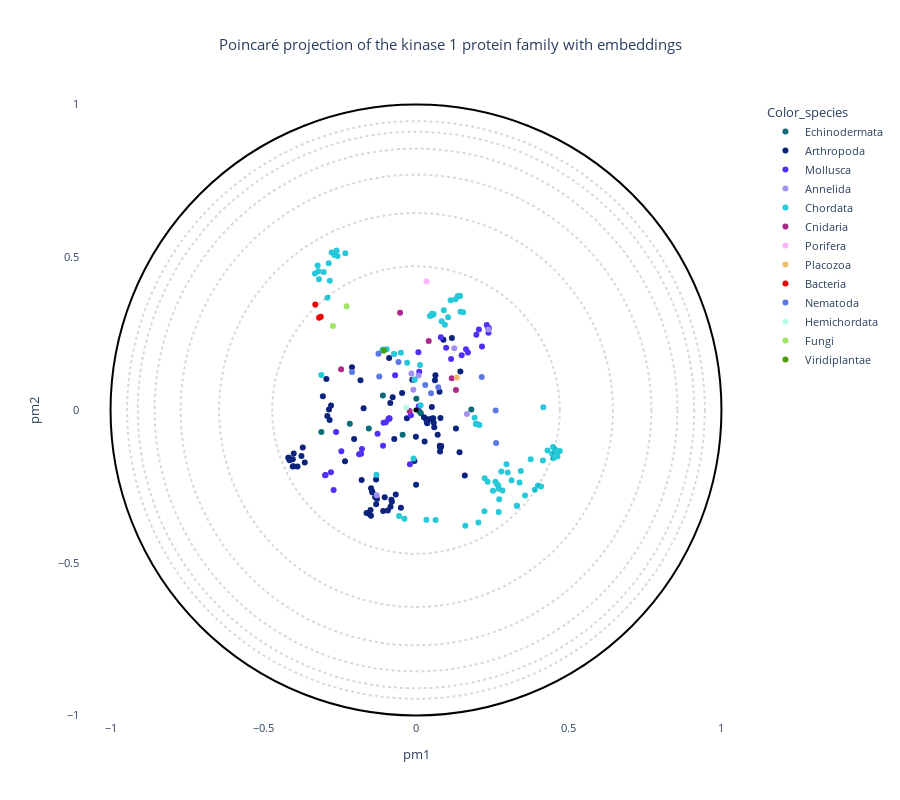

The cell this chart's notebook holds for it:
### Code cell
# OPTIONS =================================================
#Here you can set different parameters to color & annotate the resulting projection:
if embed :
    title = "Poincaré projection of globins colored according family name with embeddings"  
else :
    title = "Poincaré projection of globins colored according family name without embeddings" 
#----------------------------------------------------------
# Select the coloring from annotation .csv file:
labels_name = "Color_species"
# Select classes to label among the "labels_name" or "second_labels_name" column (comma separated list):
second_labels_name = ""
labels_text = []
show_text = False
#----------------------------------------------------------
# Use a custom color palette:
color_palette = globin_palette #Default: None
use_custom_palette = True
#==========================================================


#Check projection visualization parameters
#Labels name
if labels_name == "":
    labels_name = None
elif labels_name not in annotation_names:
    raise NameError(f"labels_name {labels_name} is not in the availables annotations.\nAvailables annotations: {annotation_names}")
#Second labels name
if second_labels_name == "":
    second_labels_name = None
elif second_labels_name not in annotation_names:
    raise NameError(f'"second_labels_name" {second_labels_name} is not in the availables annotations.\nAvailables annotations: {annotation_names}')

if not use_custom_palette:
    color_palette = None

#Plot graph
fig = plot_embedding_interactive(df_embedding, 
                                 labels_name = labels_name,
                                 second_labels_name = second_labels_name, 
                                 show_text = show_text,
                                 labels_text = labels_text,
                                 color_palette = color_palette, 
                                 title = title, 
                                 fontsize = 11)
fig.show()

### Figure 1 — Plotly figure (JSON) as saved in the notebook; plotly's stock layout.template omitted (floating-point values rounded to 4 significant figures; data arrays with more than 128 entries replaced by an {"elided": "..."} marker saying what was removed)
{"data": [{"customdata": {"elided": "10x17 mixed values"}, "hovertemplate": "<b>%{hovertext}</b><br><br>Color_species=%{customdata[10]}<br>pm1=%{x}<br>pm2=%{y}<br>proteins_id=%{customdata[0]}<br>tree1=%{customdata[1]}<br>tree2=%{customdata[2]}<br>tree3=%{customdata[3]}<br>tree4=%{customdata[4]}<br>full_name=%{customdata[5]}<br>short_name=%{customdata[6]}<br>full_species=%{customdata[7]}<br>short_species=%{customdata[8]}<br>evo_distance=%{customdata[9]}<br>Domain=%{customdata[11]}<br>Kingdom=%{customdata[12]}<br>Phylum=%{customdata[13]}<br>Subphylum=%{customdata[14]}<br>Class=%{customdata[15]}<br>Genus=%{customdata[16]}<extra></extra>", "hovertext": ["Echinodermata", "Echinodermata", "Echinodermata", "Echinodermata", "Echinodermata", "Echinodermata", "Echinodermata", "Echinodermata", "Echinodermata", "Echinodermata"], "legendgroup": "Echinodermata", "marker": {"color": "#086b75", "symbol": "circle"}, "mode": "markers", "name": "Echinodermata", "orientation": "v", "showlegend": true, "type": "scatter", "x": [-0.04379, 0.1811, -0.2167, -0.1545, -0.3098, 0.00121, 0.0159, 0.03156, 0.01188, -0.1084], "xaxis": "x", "y": [-0.08141, 0.001698, -0.04535, -0.06017, -0.07217, 0.03708, -0.01034, -0.02766, -0.005545, 0.04753], "yaxis": "y"}, {"customdata": {"elided": "84x17 mixed values"}, "hovertemplate": "<b>%{hovertext}</b><br><br>Color_species=%{customdata[10]}<br>pm1=%{x}<br>pm2=%{y}<br>proteins_id=%{customdata[0]}<br>tree1=%{customdata[1]}<br>tree2=%{customdata[2]}<br>tree3=%{customdata[3]}<br>tree4=%{customdata[4]}<br>full_name=%{customdata[5]}<br>short_name=%{customdata[6]}<br>full_species=%{customdata[7]}<br>short_species=%{customdata[8]}<br>evo_distance=%{customdata[9]}<br>Domain=%{customdata[11]}<br>Kingdom=%{customdata[12]}<br>Phylum=%{customdata[13]}<br>Subphylum=%{customdata[14]}<br>Class=%{customdata[15]}<br>Genus=%{customdata[16]}<extra></extra>", "hovertext": ["Arthropoda", "Arthropoda", "Arthropoda", "Arthropoda", "Arthropoda", "Arthropoda", "Arthropoda", "Arthropoda", "Arthropoda", "Arthropoda", "Arthropoda", "Arthropoda", "Arthropoda", "Arthropoda", "Arthropoda", "Arthropoda", "Arthropoda", "Arthropoda", "Arthropoda", "Arthropoda", "Arthropoda", "Arthropoda", "Arthropoda", "Arthropoda", "Arthropoda", "Arthropoda", "Arthropoda", "Arthropoda", "Arthropoda", "Arthropoda", "Arthropoda", "Arthropoda", "Arthropoda", "Arthropoda", "Arthropoda", "Arthropoda", "Arthropoda", "Arthropoda", "Arthropoda", "Arthropoda", "Arthropoda", "Arthropoda", "Arthropoda", "Arthropoda", "Arthropoda", "Arthropoda", "Arthropoda", "Arthropoda", "Arthropoda", "Arthropoda", "Arthropoda", "Arthropoda", "Arthropoda", "Arthropoda", "Arthropoda", "Arthropoda", "Arthropoda", "Arthropoda", "Arthropoda", "Arthropoda", "Arthropoda", "Arthropoda", "Arthropoda", "Arthropoda", "Arthropoda", "Arthropoda", "Arthropoda", "Arthropoda", "Arthropoda", "Arthropoda", "Arthropoda", "Arthropoda", "Arthropoda", "Arthropoda", "Arthropoda", "Arthropoda", "Arthropoda", "Arthropoda", "Arthropoda", "Arthropoda", "Arthropoda", "Arthropoda", "Arthropoda", "Arthropoda"], "legendgroup": "Arthropoda", "marker": {"color": "#0b237c", "symbol": "circle"}, "mode": "markers", "name": "Arthropoda", "orientation": "v", "showlegend": true, "type": "scatter", "x": [0.05807, 0.08007, 0.05611, 0.02605, 0.04354, -0.02971, 0.08259, 0.07096, 0.03666, -0.0004851, 0.000214, 0.07964, -0.1715, 0.02822, 0.1597, 0.07986, 0.08057, 0.07858, 0.07907, 0.06202, 0.1453, 0.07696, -0.2026, -0.07111, 0.1426, 0.05332, -0.1307, -0.3707, -0.375, -0.4002, -0.3642, -0.4033, -0.4034, -0.3879, -0.4011, -0.4176, -0.4173, -0.4138, 0.08975, 0.05986, -0.2782, -0.2903, -0.2828, 0.1174, -0.1304, -0.08048, -0.1074, -0.06622, 0.05185, -0.1472, -0.08344, -0.07901, -0.2324, 0.07782, 0.1307, -0.2849, -0.1024, -0.1619, -0.1526, -0.1474, -0.1489, -0.134, -0.1433, -0.1432, -0.01213, -0.0494, -0.09219, -0.1279, 0.0398, 0.03663, 0.03575, 0.03548, 0.03573, -0.2935, -0.07641, -0.04554, -0.08789, -0.1817, -0.005193, -0.08419, -0.3048, 0.06356, -0.2097, -0.178], "xaxis": "x", "y": [-0.04203, -0.02646, -0.02697, -0.02404, -0.03056, -0.02706, -0.1176, -0.0811, -0.04338, -0.08786, -0.2449, -0.1209, 0.005909, -0.1032, -0.2141, -0.1175, -0.1232, -0.1357, -0.12, 0.097, 0.1262, 0.05983, -0.0952, -0.09459, -0.1384, -0.02749, -0.2276, -0.1229, -0.1504, -0.1426, -0.172, -0.1609, -0.1848, -0.1851, -0.1845, -0.1564, -0.1559, -0.1648, 0.2298, -0.05623, 0.01511, -0.01924, -0.03269, 0.2354, -0.3086, -0.2942, -0.3306, -0.2769, 0.009435, -0.256, -0.3165, -0.3, -0.1678, -0.1171, -0.06035, 0.001972, -0.2854, -0.3368, -0.3402, -0.3466, -0.3272, -0.2851, -0.2666, -0.269, 0.09918, -0.3198, -0.3294, -0.2913, -0.03257, -0.03814, -0.039, -0.03759, -0.03767, 0.1014, 0.04207, 0.056, 0.1705, 0.09705, -0.1673, 0.02252, 0.045, 0.1141, 0.1399, -0.2289], "yaxis": "y"}, {"customdata": {"elided": "36x17 mixed values"}, "hovertemplate": "<b>%{hovertext}</b><br><br>Color_species=%{customdata[10]}<br>pm1=%{x}<br>pm2=%{y}<br>proteins_id=%{customdata[0]}<br>tree1=%{customdata[1]}<br>tree2=%{customdata[2]}<br>tree3=%{customdata[3]}<br>tree4=%{customdata[4]}<br>full_name=%{customdata[5]}<br>short_name=%{customdata[6]}<br>full_species=%{customdata[7]}<br>short_species=%{customdata[8]}<br>evo_distance=%{customdata[9]}<br>Domain=%{customdata[11]}<br>Kingdom=%{customdata[12]}<br>Phylum=%{customdata[13]}<br>Subphylum=%{customdata[14]}<br>Class=%{customdata[15]}<br>Genus=%{customdata[16]}<extra></extra>", "hovertext": ["Mollusca", "Mollusca", "Mollusca", "Mollusca", "Mollusca", "Mollusca", "Mollusca", "Mollusca", "Mollusca", "Mollusca", "Mollusca", "Mollusca", "Mollusca", "Mollusca", "Mollusca", "Mollusca", "Mollusca", "Mollusca", "Mollusca", "Mollusca", "Mollusca", "Mollusca", "Mollusca", "Mollusca", "Mollusca", "Mollusca", "Mollusca", "Mollusca", "Mollusca", "Mollusca", "Mollusca", "Mollusca", "Mollusca", "Mollusca", "Mollusca", "Mollusca"], "legendgroup": "Mollusca", "marker": {"color": "#512ff8", "symbol": "circle"}, "mode": "markers", "name": "Mollusca", "orientation": "v", "showlegend": true, "type": "scatter", "x": [0.008904, -0.01663, 0.1975, 0.2381, 0.2315, 0.2373, 0.2373, -0.08968, -0.01999, -0.09872, -0.08658, -0.0893, -0.06836, 0.2059, 0.09868, -0.1797, -0.1079, -0.1259, -0.1769, 0.17, 0.1637, 0.01052, -0.1863, -0.2616, 0.1496, 0.08123, 0.007817, 0.1149, 0.216, -0.1061, -0.08747, -0.2959, -0.2444, -0.2784, -0.2696, -0.2977], "xaxis": "x", "y": [0.01265, -0.01724, 0.246, 0.2682, 0.2784, 0.2526, 0.2676, -0.02856, -0.1774, -0.04043, -0.02742, -0.02978, 0.1139, 0.2635, 0.2035, -0.1435, -0.1172, -0.07792, -0.1277, 0.1885, 0.1992, 0.1253, -0.145, -0.07166, 0.1793, 0.2384, 0.1888, 0.1672, 0.2075, -0.04145, -0.0272, -0.2127, -0.1352, -0.2037, -0.2615, -0.2135], "yaxis": "y"}, {"customdata": {"elided": "9x17 mixed values"}, "hovertemplate": "<b>%{hovertext}</b><br><br>Color_species=%{customdata[10]}<br>pm1=%{x}<br>pm2=%{y}<br>proteins_id=%{customdata[0]}<br>tree1=%{customdata[1]}<br>tree2=%{customdata[2]}<br>tree3=%{customdata[3]}<br>tree4=%{customdata[4]}<br>full_name=%{customdata[5]}<br>short_name=%{customdata[6]}<br>full_species=%{customdata[7]}<br>short_species=%{customdata[8]}<br>evo_distance=%{customdata[9]}<br>Domain=%{customdata[11]}<br>Kingdom=%{customdata[12]}<br>Phylum=%{customdata[13]}<br>Subphylum=%{customdata[14]}<br>Class=%{customdata[15]}<br>Genus=%{customdata[16]}<extra></extra>", "hovertext": ["Annelida", "Annelida", "Annelida", "Annelida", "Annelida", "Annelida", "Annelida", "Annelida", "Annelida"], "legendgroup": "Annelida", "marker": {"color": "#a191f3", "symbol": "circle"}, "mode": "markers", "name": "Annelida", "orientation": "v", "showlegend": true, "type": "scatter", "x": [-0.008707, -0.01498, 0.008478, -0.07234, 0.1667, 0.2373, -0.1287, 0.1255, -0.005191], "xaxis": "x", "y": [0.06658, 0.1194, 0.1127, 0.1837, -0.0134, 0.2639, -0.2793, 0.2021, 0.09968], "yaxis": "y"}, {"customdata": {"elided": "88x17 mixed values"}, "hovertemplate": "<b>%{hovertext}</b><br><br>Color_species=%{customdata[10]}<br>pm1=%{x}<br>pm2=%{y}<br>proteins_id=%{customdata[0]}<br>tree1=%{customdata[1]}<br>tree2=%{customdata[2]}<br>tree3=%{customdata[3]}<br>tree4=%{customdata[4]}<br>full_name=%{customdata[5]}<br>short_name=%{customdata[6]}<br>full_species=%{customdata[7]}<br>short_species=%{customdata[8]}<br>evo_distance=%{customdata[9]}<br>Domain=%{customdata[11]}<br>Kingdom=%{customdata[12]}<br>Phylum=%{customdata[13]}<br>Subphylum=%{customdata[14]}<br>Class=%{customdata[15]}<br>Genus=%{customdata[16]}<extra></extra>", "hovertext": ["Chordata", "Chordata", "Chordata", "Chordata", "Chordata", "Chordata", "Chordata", "Chordata", "Chordata", "Chordata", "Chordata", "Chordata", "Chordata", "Chordata", "Chordata", "Chordata", "Chordata", "Chordata", "Chordata", "Chordata", "Chordata", "Chordata", "Chordata", "Chordata", "Chordata", "Chordata", "Chordata", "Chordata", "Chordata", "Chordata", "Chordata", "Chordata", "Chordata", "Chordata", "Chordata", "Chordata", "Chordata", "Chordata", "Chordata", "Chordata", "Chordata", "Chordata", "Chordata", "Chordata", "Chordata", "Chordata", "Chordata", "Chordata", "Chordata", "Chordata", "Chordata", "Chordata", "Chordata", "Chordata", "Chordata", "Chordata", "Chordata", "Chordata", "Chordata", "Chordata", "Chordata", "Chordata", "Chordata", "Chordata", "Chordata", "Chordata", "Chordata", "Chordata", "Chordata", "Chordata", "Chordata", "Chordata", "Chordata", "Chordata", "Chordata", "Chordata", "Chordata", "Chordata", "Chordata", "Chordata", "Chordata", "Chordata", "Chordata", "Chordata", "Chordata", "Chordata", "Chordata", "Chordata"], "legendgroup": "Chordata", "marker": {"color": "#26c9d9", "symbol": "circle"}, "mode": "markers", "name": "Chordata", "orientation": "v", "showlegend": true, "type": "scatter", "x": [-0.2315, -0.04936, 0.01502, 0.3993, 0.4456, 0.4483, 0.2654, -0.1295, 0.389, 0.26, 0.3569, 0.2249, 0.2344, 0.4551, 0.4168, 0.2706, 0.2695, 0.4629, 0.3001, 0.4094, 0.4641, 0.3432, 0.4306, 0.2832, 0.4496, 0.3128, 0.4156, 0.2241, 0.2962, 0.2791, 0.3755, 0.339, 0.2003, 0.105, 0.08401, 0.05249, 0.1457, 0.05442, 0.1542, 0.091, 0.1429, 0.04585, 0.1293, 0.144, 0.09466, 0.1367, -0.02914, 0.05755, 0.1133, -0.1067, -0.1101, -0.1057, -0.09594, -0.1087, -0.1063, 0.0641, 0.03408, -0.03791, -0.05553, 0.1614, 0.2043, 0.3303, 0.1959, 0.1982, 0.1918, 0.2076, -0.008188, 0.4707, 0.01301, -0.00446, 0.2707, -0.2898, -0.3196, -0.2669, -0.322, -0.2763, -0.2601, -0.3308, -0.2571, -0.2823, -0.2858, -0.3021, -0.3176, 0.3301, 0.2522, 0.2725, -0.3101, -0.07121], "xaxis": "x", "y": [0.5128, 0.1876, 0.01549, -0.2472, -0.143, -0.1209, -0.2427, -0.2124, -0.2608, -0.235, -0.2803, -0.2231, -0.2349, -0.1296, 0.008707, -0.2575, -0.2481, -0.1525, -0.2049, -0.2504, -0.1377, -0.2, -0.1328, -0.2634, -0.1578, -0.2301, -0.1656, -0.3317, -0.1777, -0.2015, -0.1612, -0.2374, -0.04618, 0.3038, 0.2903, 0.3154, 0.3213, 0.3113, 0.3202, 0.3267, 0.3729, 0.3081, 0.3627, 0.3735, 0.2789, 0.3734, 0.1551, 0.3141, 0.3589, 0.1964, 0.1948, 0.1956, 0.1989, 0.1982, 0.1965, -0.3602, -0.3595, -0.3557, -0.3467, -0.3791, -0.3683, -0.3135, -0.04604, -0.04495, -0.02534, -0.04875, -0.1589, -0.1344, 0.1475, 0.09901, -0.3337, 0.3673, 0.4545, 0.5078, 0.4727, 0.5156, 0.5223, 0.4466, 0.5038, 0.4235, 0.4806, 0.4515, 0.4279, -0.3132, -0.264, -0.2918, 0.1142, 0.1832], "yaxis": "y"}, {"customdata": [[18, -1, -1, 8, 4, "Predicted protein", "Predicted", "Nematostella vectensis", "Nematostella", 2.434, "Cnidaria", "Eukaryota", "Metazoa", "Cnidaria", "Other", "Other", "Other"], [82, -1, 15, 7, 4, "Predicted protein", "Predicted", "Nematostella vectensis", "Nematostella", 3.063, "Cnidaria", "Eukaryota", "Metazoa", "Cnidaria", "Other", "Other", "Other"], [83, 20, 15, 7, 4, "Predicted protein", "Predicted", "Nematostella vectensis", "Nematostella", 2.696, "Cnidaria", "Eukaryota", "Metazoa", "Cnidaria", "Other", "Other", "Other"], [84, -1, 15, 7, 4, "Predicted protein", "Predicted", "Nematostella vectensis", "Nematostella", 2.747, "Cnidaria", "Eukaryota", "Metazoa", "Cnidaria", "Other", "Other", "Other"], [85, 20, 15, 7, 4, "Predicted protein", "Predicted", "Nematostella vectensis", "Nematostella", 2.467, "Cnidaria", "Eukaryota", "Metazoa", "Cnidaria", "Other", "Other", "Other"], [208, -1, -1, -1, 3, "Predicted protein", "Predicted", "Nematostella vectensis", "Nematostella", 3.137, "Cnidaria", "Eukaryota", "Metazoa", "Cnidaria", "Other", "Other", "Other"]], "hovertemplate": "<b>%{hovertext}</b><br><br>Color_species=%{customdata[10]}<br>pm1=%{x}<br>pm2=%{y}<br>proteins_id=%{customdata[0]}<br>tree1=%{customdata[1]}<br>tree2=%{customdata[2]}<br>tree3=%{customdata[3]}<br>tree4=%{customdata[4]}<br>full_name=%{customdata[5]}<br>short_name=%{customdata[6]}<br>full_species=%{customdata[7]}<br>short_species=%{customdata[8]}<br>evo_distance=%{customdata[9]}<br>Domain=%{customdata[11]}<br>Kingdom=%{customdata[12]}<br>Phylum=%{customdata[13]}<br>Subphylum=%{customdata[14]}<br>Class=%{customdata[15]}<br>Genus=%{customdata[16]}<extra></extra>", "hovertext": ["Cnidaria", "Cnidaria", "Cnidaria", "Cnidaria", "Cnidaria", "Cnidaria"], "legendgroup": "Cnidaria", "marker": {"color": "#ad288b", "symbol": "circle"}, "mode": "markers", "name": "Cnidaria", "orientation": "v", "showlegend": true, "type": "scatter", "x": [0.04166, -0.02101, -0.2452, 0.1172, 0.1307, -0.05222], "xaxis": "x", "y": [0.2261, -0.003519, 0.1334, 0.1041, 0.06563, 0.3183], "yaxis": "y"}, {"customdata": [[37, -1, -1, 9, 3, "Uncharacterized protein", "Uncharacterized", "Amphimedon queenslandica", "Amphimedon", 2.522, "Porifera", "Eukaryota", "Metazoa", "Porifera", "Other", "Other", "Other"]], "hovertemplate": "<b>%{hovertext}</b><br><br>Color_species=%{customdata[10]}<br>pm1=%{x}<br>pm2=%{y}<br>proteins_id=%{customdata[0]}<br>tree1=%{customdata[1]}<br>tree2=%{customdata[2]}<br>tree3=%{customdata[3]}<br>tree4=%{customdata[4]}<br>full_name=%{customdata[5]}<br>short_name=%{customdata[6]}<br>full_species=%{customdata[7]}<br>short_species=%{customdata[8]}<br>evo_distance=%{customdata[9]}<br>Domain=%{customdata[11]}<br>Kingdom=%{customdata[12]}<br>Phylum=%{customdata[13]}<br>Subphylum=%{customdata[14]}<br>Class=%{customdata[15]}<br>Genus=%{customdata[16]}<extra></extra>", "hovertext": ["Porifera"], "legendgroup": "Porifera", "marker": {"color": "#fdb7fd", "symbol": "circle"}, "mode": "markers", "name": "Porifera", "orientation": "v", "showlegend": true, "type": "scatter", "x": [0.03446], "xaxis": "x", "y": [0.4208], "yaxis": "y"}, {"customdata": [[78, -1, -1, 20, 7, "Putative uncharacterized protein", "Putative", "Trichoplax adhaerens", "Trichoplax", 2.316, "Placozoa", "Eukaryota", "Metazoa", "Other", "Other", "Other", "Other"]], "hovertemplate": "<b>%{hovertext}</b><br><br>Color_species=%{customdata[10]}<br>pm1=%{x}<br>pm2=%{y}<br>proteins_id=%{customdata[0]}<br>tree1=%{customdata[1]}<br>tree2=%{customdata[2]}<br>tree3=%{customdata[3]}<br>tree4=%{customdata[4]}<br>full_name=%{customdata[5]}<br>short_name=%{customdata[6]}<br>full_species=%{customdata[7]}<br>short_species=%{customdata[8]}<br>evo_distance=%{customdata[9]}<br>Domain=%{customdata[11]}<br>Kingdom=%{customdata[12]}<br>Phylum=%{customdata[13]}<br>Subphylum=%{customdata[14]}<br>Class=%{customdata[15]}<br>Genus=%{customdata[16]}<extra></extra>", "hovertext": ["Placozoa"], "legendgroup": "Placozoa", "marker": {"color": "#e9bd6b", "symbol": "circle"}, "mode": "markers", "name": "Placozoa", "orientation": "v", "showlegend": true, "type": "scatter", "x": [0.1337], "xaxis": "x", "y": [0.1061], "yaxis": "y"}, {"customdata": [[79, -1, -1, 6, 3, "Globin", "Globin", "Gemmatirosa kalamazoonesis", "Gemmatirosa", 2.905, "Bacteria", "Bacteria", "Bacteria", "Other", "Other", "Other", "Other"], [80, -1, 9, 6, 3, "Globin", "Globin", "Gemmatirosa kalamazoonesis", "Gemmatirosa", 3.007, "Bacteria", "Bacteria", "Bacteria", "Other", "Other", "Other", "Other"], [81, -1, 9, 6, 3, "Hemin receptor", "Hemin", "Halothiobacillus sp.", "Halothiobacillus", 2.535, "Bacteria", "Bacteria", "Bacteria", "Proteobacteria", "Other", "Gammaproteobacteria", "Other"]], "hovertemplate": "<b>%{hovertext}</b><br><br>Color_species=%{customdata[10]}<br>pm1=%{x}<br>pm2=%{y}<br>proteins_id=%{customdata[0]}<br>tree1=%{customdata[1]}<br>tree2=%{customdata[2]}<br>tree3=%{customdata[3]}<br>tree4=%{customdata[4]}<br>full_name=%{customdata[5]}<br>short_name=%{customdata[6]}<br>full_species=%{customdata[7]}<br>short_species=%{customdata[8]}<br>evo_distance=%{customdata[9]}<br>Domain=%{customdata[11]}<br>Kingdom=%{customdata[12]}<br>Phylum=%{customdata[13]}<br>Subphylum=%{customdata[14]}<br>Class=%{customdata[15]}<br>Genus=%{customdata[16]}<extra></extra>", "hovertext": ["Bacteria", "Bacteria", "Bacteria"], "legendgroup": "Bacteria", "marker": {"color": "#f10000", "symbol": "circle"}, "mode": "markers", "name": "Bacteria", "orientation": "v", "showlegend": true, "type": "scatter", "x": [-0.3174, -0.3296, -0.3119], "xaxis": "x", "y": [0.302, 0.3456, 0.3056], "yaxis": "y"}, {"customdata": {"elided": "10x17 mixed values"}, "hovertemplate": "<b>%{hovertext}</b><br><br>Color_species=%{customdata[10]}<br>pm1=%{x}<br>pm2=%{y}<br>proteins_id=%{customdata[0]}<br>tree1=%{customdata[1]}<br>tree2=%{customdata[2]}<br>tree3=%{customdata[3]}<br>tree4=%{customdata[4]}<br>full_name=%{customdata[5]}<br>short_name=%{customdata[6]}<br>full_species=%{customdata[7]}<br>short_species=%{customdata[8]}<br>evo_distance=%{customdata[9]}<br>Domain=%{customdata[11]}<br>Kingdom=%{customdata[12]}<br>Phylum=%{customdata[13]}<br>Subphylum=%{customdata[14]}<br>Class=%{customdata[15]}<br>Genus=%{customdata[16]}<extra></extra>", "hovertext": ["Nematoda", "Nematoda", "Nematoda", "Nematoda", "Nematoda", "Nematoda", "Nematoda", "Nematoda", "Nematoda", "Nematoda"], "legendgroup": "Nematoda", "marker": {"color": "#5d78e3", "symbol": "circle"}, "mode": "markers", "name": "Nematoda", "orientation": "v", "showlegend": true, "type": "scatter", "x": [0.04919, 0.03023, 0.07279, -0.1203, 0.2608, 0.2622, -0.0574, 0.2152, -0.1229, -0.2096], "xaxis": "x", "y": [0.05478, 0.08219, 0.07453, 0.1094, -0.001605, -0.1077, 0.1574, 0.1084, 0.1845, 0.1248], "yaxis": "y"}, {"customdata": [[203, -1, -1, 14, 6, "Neuroglobin like protein", "Neuroglobin", "Saccoglossus kowalevskii", "Saccoglossus", 2.36, "Hemichordata", "Eukaryota", "Metazoa", "Hemichordata", "Other", "Other", "Other"]], "hovertemplate": "<b>%{hovertext}</b><br><br>Color_species=%{customdata[10]}<br>pm1=%{x}<br>pm2=%{y}<br>proteins_id=%{customdata[0]}<br>tree1=%{customdata[1]}<br>tree2=%{customdata[2]}<br>tree3=%{customdata[3]}<br>tree4=%{customdata[4]}<br>full_name=%{customdata[5]}<br>short_name=%{customdata[6]}<br>full_species=%{customdata[7]}<br>short_species=%{customdata[8]}<br>evo_distance=%{customdata[9]}<br>Domain=%{customdata[11]}<br>Kingdom=%{customdata[12]}<br>Phylum=%{customdata[13]}<br>Subphylum=%{customdata[14]}<br>Class=%{customdata[15]}<br>Genus=%{customdata[16]}<extra></extra>", "hovertext": ["Hemichordata"], "legendgroup": "Hemichordata", "marker": {"color": "#b0ffe8", "symbol": "circle"}, "mode": "markers", "name": "Hemichordata", "orientation": "v", "showlegend": true, "type": "scatter", "x": [-0.03221], "xaxis": "x", "y": [0.008025], "yaxis": "y"}, {"customdata": [[210, 15, 8, 6, 3, "ARAD1D45562p", "ARAD1D45562p", "Blastobotrys adeninivorans", "Blastobotrys", 3.652, "Fungi", "Eukaryota", "Fungi", "Ascomycota", "Other", "Other", "Other"], [234, 15, 8, 6, 3, "CYFA0S05e02454g1_1", "CYFA0S05e02454g1_1", "Cyberlindnera fabianii", "Cyberlindnera", 4.119, "Fungi", "Eukaryota", "Fungi", "Ascomycota", "Other", "Other", "Other"]], "hovertemplate": "<b>%{hovertext}</b><br><br>Color_species=%{customdata[10]}<br>pm1=%{x}<br>pm2=%{y}<br>proteins_id=%{customdata[0]}<br>tree1=%{customdata[1]}<br>tree2=%{customdata[2]}<br>tree3=%{customdata[3]}<br>tree4=%{customdata[4]}<br>full_name=%{customdata[5]}<br>short_name=%{customdata[6]}<br>full_species=%{customdata[7]}<br>short_species=%{customdata[8]}<br>evo_distance=%{customdata[9]}<br>Domain=%{customdata[11]}<br>Kingdom=%{customdata[12]}<br>Phylum=%{customdata[13]}<br>Subphylum=%{customdata[14]}<br>Class=%{customdata[15]}<br>Genus=%{customdata[16]}<extra></extra>", "hovertext": ["Fungi", "Fungi"], "legendgroup": "Fungi", "marker": {"color": "#a0e361", "symbol": "circle"}, "mode": "markers", "name": "Fungi", "orientation": "v", "showlegend": true, "type": "scatter", "x": [-0.272, -0.2272], "xaxis": "x", "y": [0.2751, 0.3396], "yaxis": "y"}, {"customdata": [[227, -1, -1, 9, 3, "Uncharacterized protein", "Uncharacterized", "Micromonas commoda", "Micromonas", 2.71, "Viridiplantae", "Eukaryota", "Plantae", "Chlorophyta", "Other", "Other", "Other"]], "hovertemplate": "<b>%{hovertext}</b><br><br>Color_species=%{customdata[10]}<br>pm1=%{x}<br>pm2=%{y}<br>proteins_id=%{customdata[0]}<br>tree1=%{customdata[1]}<br>tree2=%{customdata[2]}<br>tree3=%{customdata[3]}<br>tree4=%{customdata[4]}<br>full_name=%{customdata[5]}<br>short_name=%{customdata[6]}<br>full_species=%{customdata[7]}<br>short_species=%{customdata[8]}<br>evo_distance=%{customdata[9]}<br>Domain=%{customdata[11]}<br>Kingdom=%{customdata[12]}<br>Phylum=%{customdata[13]}<br>Subphylum=%{customdata[14]}<br>Class=%{customdata[15]}<br>Genus=%{customdata[16]}<extra></extra>", "hovertext": ["Viridiplantae"], "legendgroup": "Viridiplantae", "marker": {"color": "#4d9b03", "symbol": "circle"}, "mode": "markers", "name": "Viridiplantae", "orientation": "v", "showlegend": true, "type": "scatter", "x": [-0.1055], "xaxis": "x", "y": [0.1944], "yaxis": "y"}], "layout": {"font": {"size": 11}, "height": 800, "legend": {"title": {"text": "Color_species"}, "tracegroupgap": 0}, "plot_bgcolor": "rgba(0, 0, 0, 0)", "shapes": [{"line": {"color": "black", "dash": "dot"}, "opacity": 0.15, "type": "circle", "x0": -0.4706, "x1": 0.4706, "y0": -0.4706, "y1": 0.4706}, {"line": {"color": "black", "dash": "dot"}, "opacity": 0.15, "type": "circle", "x0": -0.6447, "x1": 0.6447, "y0": -0.6447, "y1": 0.6447}, {"line": {"color": "black", "dash": "dot"}, "opacity": 0.15, "type": "circle", "x0": -0.7705, "x1": 0.7705, "y0": -0.7705, "y1": 0.7705}, {"line": {"color": "black", "dash": "dot"}, "opacity": 0.15, "type": "circle", "x0": -0.8557, "x1": 0.8557, "y0": -0.8557, "y1": 0.8557}, {"line": {"color": "black", "dash": "dot"}, "opacity": 0.15, "type": "circle", "x0": -0.9108, "x1": 0.9108, "y0": -0.9108, "y1": 0.9108}, {"line": {"color": "black", "dash": "dot"}, "opacity": 0.15, "type": "circle", "x0": -0.9455, "x1": 0.9455, "y0": -0.9455, "y1": 0.9455}, {"line": {"color": "Black"}, "type": "circle", "x0": -1, "x1": 1, "xref": "x", "y0": -1, "y1": 1, "yref": "y"}, {"fillcolor": "Black", "line": {"color": "Black"}, "type": "circle", "x0": -0.005, "x1": 0.005, "xref": "x", "y0": -0.005, "y1": 0.005, "yref": "y"}], "title": {"text": "Poincaré projection of the kinase 1 protein family with embeddings", "x": 0.5}, "xaxis": {"anchor": "y", "constrain": "domain", "domain": [0, 1], "range": [-1.1, 1.1], "title": {"text": "pm1"}}, "yaxis": {"anchor": "x", "domain": [0, 1], "scaleanchor": "x", "scaleratio": 1, "title": {"text": "pm2"}}, "yaxis2": {"layer": "below traces", "matches": "y", "overlaying": "y"}}}
